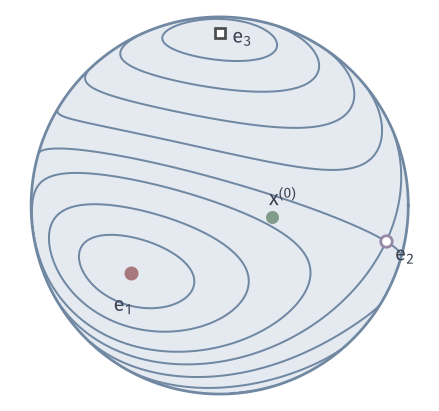

The Python source for this figure:
from pathlib import Path
import sys
sys.path.insert(0, str(Path(__file__).resolve().parents[1]))
from mfo_common import *

# f(x) = x'Ax/2 on the unit sphere, A = diag(1,2,4); level curves in an orthographic view.
fig, ax = figure(width_mm=62, height_mm=58)
D = Disk(28, 24)
D.outline(ax)
ax.contour(D.U, D.V, D.rayleigh(), levels=[.56,.68,.85,1.0,1.2,1.45,1.7,1.9], colors=BLUE, linewidths=.8)
e = np.eye(3)
ax.plot(*D.xy(e[0]), 'o', ms=4.6, color=RED)
ax.plot(*D.xy(e[1]), 'o', ms=4.6, mfc='white', mec=PURPLE, mew=1.1)
ax.plot(*D.xy(e[2]), 's', ms=4.2, mfc='white', mec=GRAY, mew=1.1)
ax.plot(*D.xy(X0), 'o', ms=4.2, color=GREEN)
for p,t,dx,dy in [(e[0],r'$\mathbf{e}_1$',-.04,-.17),(e[1],r'$\mathbf{e}_2$',.1,-.07),(e[2],r'$\mathbf{e}_3$',.12,-.02),(X0,r'$\mathbf{x}^{(0)}$',.06,.1)]:
    a,b=D.xy(p); ax.text(a+dx,b+dy,t,ha='center',va='center',fontsize=8)
ax.set_xlim(-1.05,1.05); ax.set_ylim(-1.05,1.05)
save(fig, Path(__file__).resolve().parent, 'figure', {'formula': 'f=x^T A x/2, A=diag(1,2,4), unit sphere, view az=28 el=24', 'x0': '(2,2,1)/3'})
